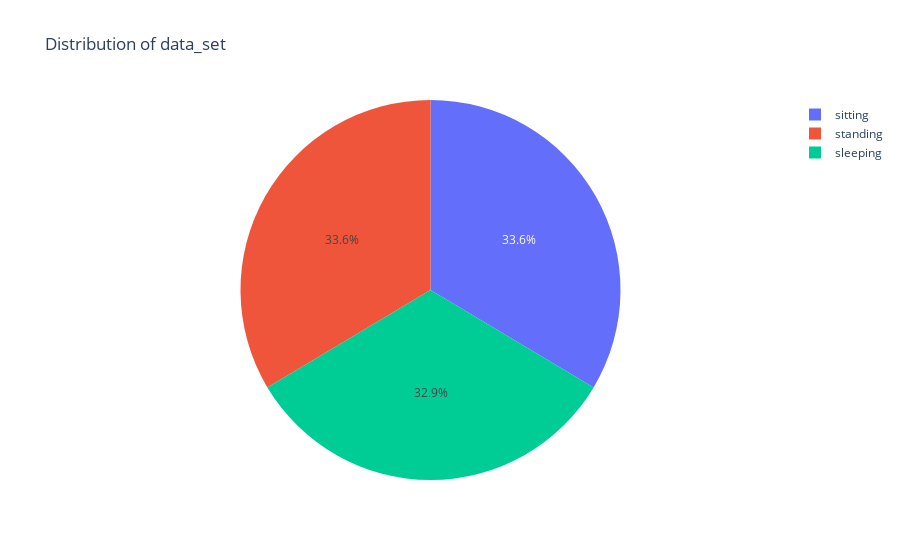

Notebook code for this chart:
### Code cell
import plotly.express as px
l = train_csv.label.value_counts()
fig = px.pie(train_csv, values=l.values, names=l.index, title='Distribution of data_set')
fig.show()

### Figure 1 — Plotly figure (JSON) as saved in the notebook; plotly's stock layout.template omitted (floating-point values rounded to 4 significant figures)
{"data": [{"domain": {"x": [0, 1], "y": [0, 1]}, "hovertemplate": "label=%{label}<br>value=%{value}<extra></extra>", "labels": ["sitting", "standing", "sleeping"], "legendgroup": "", "name": "", "showlegend": true, "type": "pie", "values": [859, 859, 841]}], "layout": {"legend": {"tracegroupgap": 0}, "title": {"text": "Distribution of data_set"}}}
